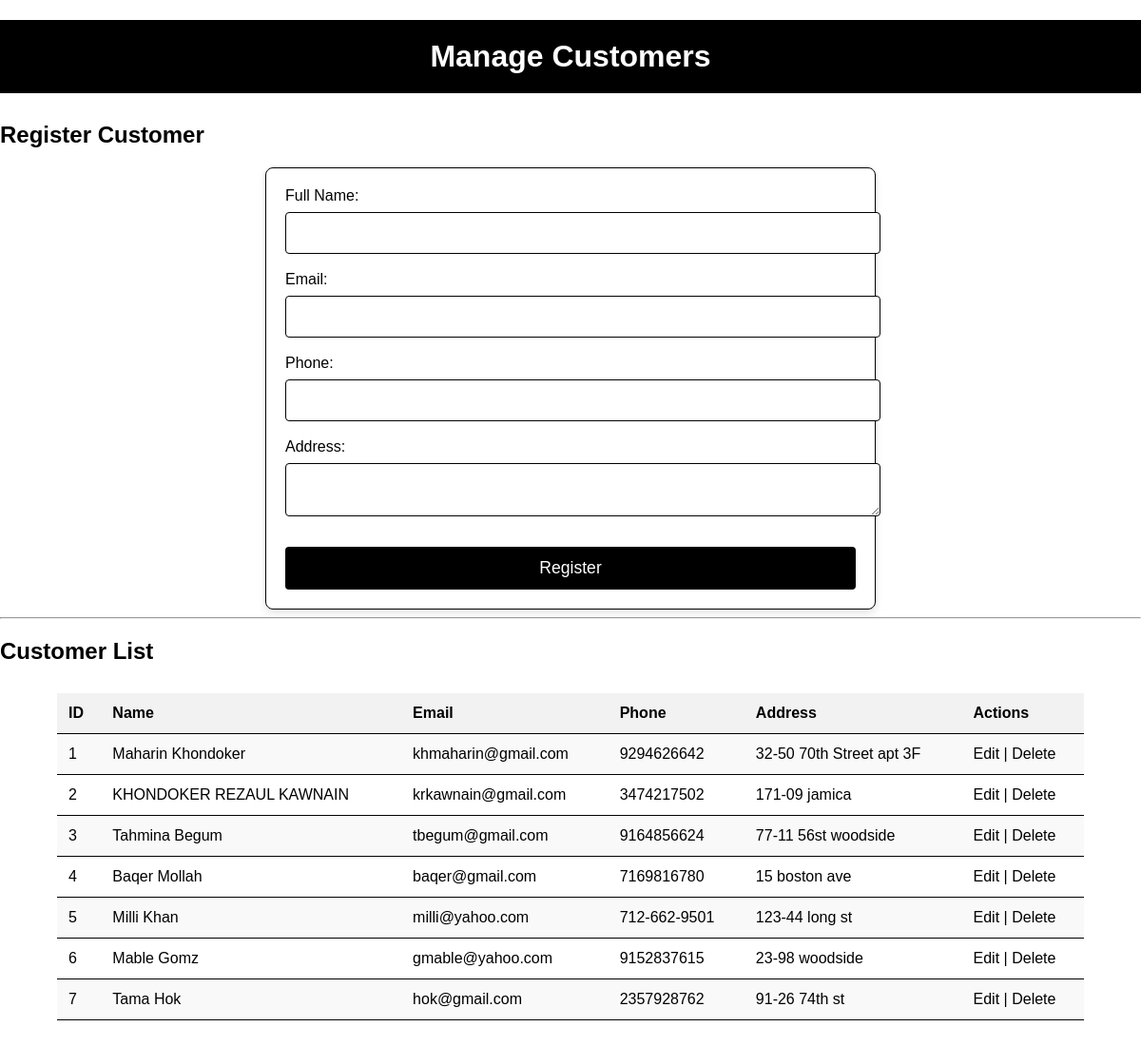
/customer.php, run on the app's committed database.
### tables this page shows
CREATE TABLE `customer` (
  `customer_id` int(11) NOT NULL,
  `customer_name` varchar(255) NOT NULL,
  `email` varchar(100) NOT NULL,
  `phone_number` varchar(20) DEFAULT NULL,
  `address` text DEFAULT NULL,
  `created_at` timestamp NOT NULL DEFAULT current_timestamp()
);

### customer.php (the view, shortened to what this page needs)
<?php
include 'db_connect.php';
$result = $conn->query("SELECT * FROM Customer");
?>
<!DOCTYPE html>
<html>
<head>
</head>
<body>
<h1>Manage Customers</h1>
<h2>Register Customer</h2>
<div class="form-container">
    <form method="POST">
        <label>Full Name: <input type="text" name="customer_name" required></label>
        <label>Email: <input type="email" name="email" required></label>
        <label>Phone: <input type="text" name="phone_number" required></label>
        <label>Address: <textarea name="address" required></textarea></label>
        <button type="submit" name="submit">Register</button>
    </form>
</div>
<hr>
<h2>Customer List</h2>
<table>
    <tr>
        <th>ID</th>
        <th>Name</th>
        <th>Email</th>
        <th>Phone</th>
        <th>Address</th>
        <th>Actions</th>
    </tr>
    <?php while ($row = $result->fetch_assoc()): ?>
        <tr>
            <td><?= htmlspecialchars($row['customer_id']) ?></td>
            <td><?= htmlspecialchars($row['customer_name']) ?></td>
            <td><?= htmlspecialchars($row['email']) ?></td>
            <td><?= htmlspecialchars($row['phone_number']) ?></td>
            <td><?= htmlspecialchars($row['address']) ?></td>
            <td>
                <a href="customer.php?edit=<?= $row['customer_id'] ?>">Edit</a> |
                <a href="customer.php?delete=<?= $row['customer_id'] ?>" onclick="return confirm('Are you sure you want to delete this customer?');">Delete</a>
            </td>
        </tr>
    <?php endwhile; ?>
</table>
</body>
</html>

### customer.php (style rules this page uses)
body { font-family: Arial, sans-serif; background-color: white; color: black; margin: 0; padding: 0; }
h1 { background-color: black; color: white; text-align: center; padding: 20px; margin-bottom: 30px; font-size: 2em; }
h2 { color: black; margin: 20px 0; font-size: 1.5em; }
.form-container { width: 50%; margin: 0 auto; background-color: white; padding: 20px; border: 1px solid black; border-radius: 8px; box-shadow: 0 4px 8px rgba(0, 0, 0, 0.1); }
form { display: flex; flex-direction: column; }
label { margin-bottom: 10px; color: black; font-size: 1em; }
input[type="text"], input[type="email"], textarea { width: 100%; padding: 12px; margin: 8px 0; border-radius: 4px; border: 1px solid black; background-color: white; color: black; font-size: 1em; }
button { background-color: black; color: white; padding: 12px 20px; border: none; border-radius: 4px; cursor: pointer; font-size: 1.1em; margin-top: 10px; }
table { width: 90%; margin: 30px auto; border-collapse: collapse; }
th, td { padding: 12px; text-align: left; border-bottom: 1px solid black; font-size: 1em; }
th { background-color: #f2f2f2; color: black; }
tr:nth-child(even) { background-color: #f9f9f9; }
a { color: black; text-decoration: none; font-size: 1em; }

### data on the page
customer: customer_id "1", customer_name "Maharin Khondoker", email "khmaharin@gmail.com", phone_number "9294626642", address "32-50 70th Street apt 3F"
customer: customer_id "2", customer_name "KHONDOKER REZAUL KAWNAIN", email "krkawnain@gmail.com", phone_number "3474217502", address "171-09 jamica"
customer: customer_id "3", customer_name "Tahmina Begum", email "tbegum@gmail.com", phone_number "9164856624", address "77-11 56st woodside"
customer: customer_id "4", customer_name "Baqer Mollah", email "baqer@gmail.com", phone_number "7169816780", address "15 boston ave"
customer: customer_id "5", customer_name "Milli Khan", email "milli@yahoo.com", phone_number "712-662-9501", address "123-44 long st"
customer: customer_id "6", customer_name "Mable Gomz", email "gmable@yahoo.com", phone_number "9152837615", address "23-98 woodside"
customer: customer_id "7", customer_name "Tama Hok", email "hok@gmail.com", phone_number "2357928762", address "91-26 74th st"
